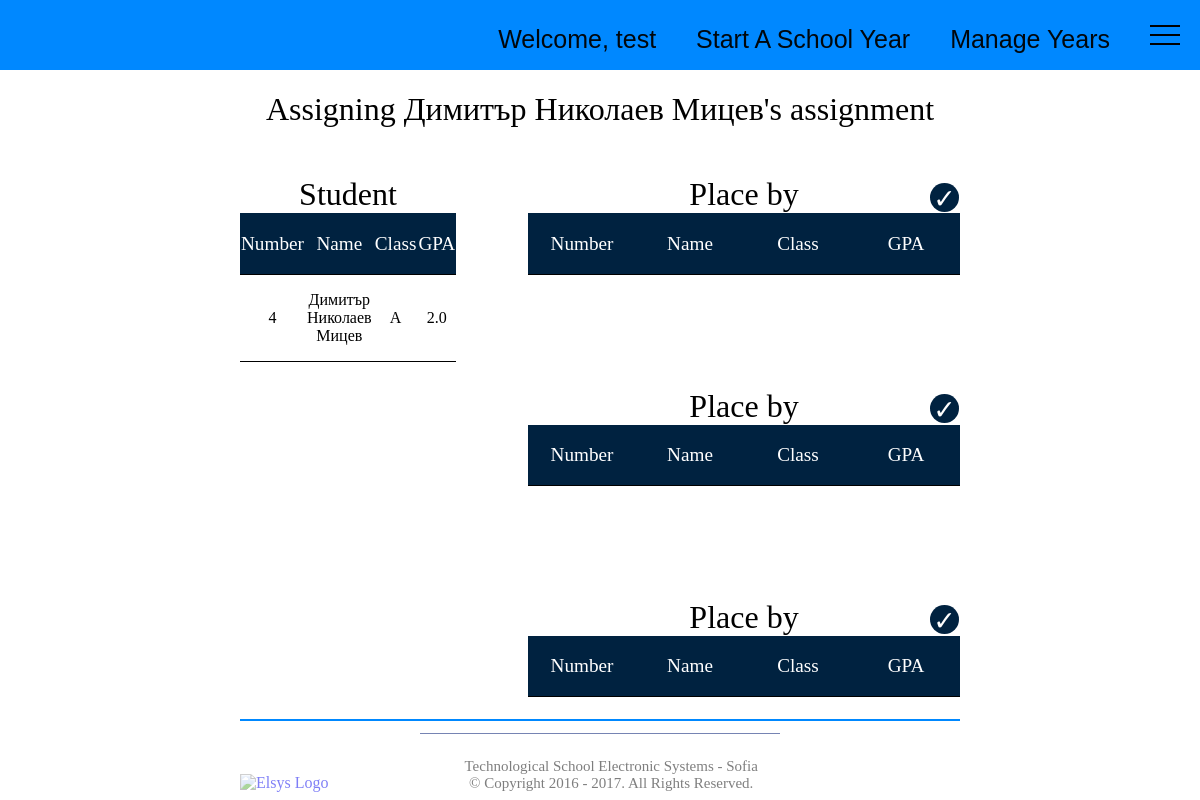
Screenshot of /admin_panel/1039/standard_thesis/ (signed in) with the database file from the repository.
### admin_panel/models.py (models this page shows, shortened)
class BasicModel(models.Model):
    id = models.AutoField(primary_key = True)
    name = models.CharField(max_length = 300, default = "none")
    category = models.CharField(max_length = 60, default = "System Programming")
    class Meta:
        abstract = True

class Student(BasicModel):
    class_char = models.CharField(max_length = 1)
    number = models.IntegerField()
    progress = models.FloatField(default = 0.00)
    handed_document_over = models.BooleanField(default = False)
    handed_assignment_over = models.BooleanField(default = False)
    handed_documentation_over = models.BooleanField(default = False)
    assigned_supervisor = models.ForeignKey(ManagementAndReview, on_delete=models.CASCADE, null=True, related_name = "supervisor")
    current_thesis = models.ForeignKey(Thesis,on_delete=models.CASCADE, null=True)
    assigned_reviewer = models.ForeignKey(ManagementAndReview, on_delete=models.CASCADE, null=True, related_name = "reviewer")
    study_period = models.CharField(max_length = 30,default = str(datetime.datetime.now().year) + "-" + str(datetime.datetime.now().year + 1))
    did_graduate = models.BooleanField(default = False)
    has_prearranged_thesis = models.BooleanField(default = True)
    commission = models.ForeignKey(Commission, on_delete=models.CASCADE, null=True, related_name = "commission")

### admin_panel/views.py (the view, shortened to what this page needs)
def standard_thesis(request, student_id):
    if not request.user.is_authenticated:
        return HttpResponseRedirect('redirection')
    student = get_object_or_404(Student, pk=student_id)
    choices = student.choice_set.all()
    thesis = []
    students = []
    students_output = {}
    context = {'student':student, 'thesis' : thesis, 'students_output' : students_output, 'username':request.user.username}
    request.session['student_id'] = student_id
    return render(request, 'assignment_assign.html', context)

### admin_panel/templates/assignment_assign.html (shortened to what this page needs)
{% extends 'base.html' %}
{% block extra_head %}
  {% load static %}
  <link rel="stylesheet" type="text/css" href="{% static 'other_pages_other/container_css.css' %}">
  <link rel="stylesheet" type="text/css" href="{% static 'other_pages_other/assignment_assign.css' %}">
{% endblock %}
{% block content %}
  {% load static %}
      <h1> Assigning {{ student.name }}'s assignment</h1>
        <div class="tables">
          <table class="simple-table table_one">
            <caption>Student</caption>
            <tr>
              <th>Number</th>
              <th>Name</th>
              <th>Class</th>
              <th>GPA</th>
            </tr>
            <tr class="chosen-one">
              <td>{{ student.number }}</td>
              <td>{{ student.name }}</td>
              <td>{{ student.class_char }}</td>
              <td>{{ student.progress }}</td>
            </tr>
            <table class="simple-table table_two">
              <caption>Place by {{ thesis.0.name }}</caption>
              <thead class="head">
                <tr>
                  <th>Number</th>
                  <th>Name</th>
                  <th>Class</th>
                  <th>GPA
                    <div class="button-assign">
                      <div class="assign"><a href="{% url 'finilize' thesis.0.id %}"><div class="tick"></div></a></div>
                    </div>
                  </th>
                </tr>
              </thead>
              <tbody class="body">
              </tbody>
            </table>
          <table class="simple-table table_three">
            <caption>Place by {{ thesis.1.name }}</caption>
            <thead class="head">
              <tr>
                <th>Number</th>
                <th>Name</th>
                <th>Class</th>
                <th>GPA
                  <div class="button-assign">
                    <div class="assign"><a href="{% url 'finilize' thesis.1.id %}"><div class="tick"></div></a></div>
                  </div>
                </th>
              </tr>
            </thead>
            <tbody class="body">
            </tbody>
          </table>
          <table class="simple-table table_four">
            <caption>Place by {{ thesis.2.name }}</caption>
            <thead class="head">
              <tr>
                <th>Number</th>
                <th>Name</th>
                <th>Class</th>
                <th>GPA
                  <div class="button-assign">
                    <div class="assign"><a href="{% url 'finilize' thesis.2.id %}"><div class="tick"></div></a></div>
                  </div>
                </th>
              </tr>
            </thead>
            <tbody class="body">
            </tbody>
          </table>
        </div>
{% endblock %}

### admin_panel/templates/base.html (shortened to what this page needs)
<html>
  {% load static %}
  <head>
    <link rel="stylesheet" type="text/css" href="{% static 'other_pages_other/footer_nav.css' %}">
    <link href="//cdnjs.cloudflare.com/ajax/libs/jquery-form-validator/2.3.26/theme-default.min.css" rel="stylesheet" type="text/css" />
    {% block extra_head %}{% endblock %}
  </head>
  <body class="none">
    <div class="container">
      <ul class="nav" id="navigation">
        <li id="icon" class="icon" onclick="myFunction(this)">
          <div class="bar1"></div>
          <div class="bar2"></div>
          <div class="bar3"></div>
        </li>
        <li id="finyear"><a href="{% url 'man_years'%}">Manage Years</a></li>
        <li id="newyear"><a href="{% url 'new_year'%}">Start A School Year</a></li>
        <li id="greetings"><a href="{% url 'admin_homepage'%}">Welcome,  {{username}}</a></li>
      </ul>
      <div class="clearing">
      <div class="main-content" id="main">
        {% block content %}
        {% endblock %}
      </div>
      <div class="footer">
        <div class="line1"></div>
        <div class="line2"></div>
        <a href="http://www.elsys-bg.org/">
          <img src="http://www.elsys-bg.org/wp-content/themes/elsys/images/logo.png" alt="Elsys Logo">
        </a>
        <div class="footer-text">
          Technological School Electronic Systems - Sofia <br>
          &#169; Copyright 2016 - {% now "Y" %}. All Rights Reserved.
        </div>
      </div>
    </div>
    </div>
  </body>
</html>

### admin_panel/static/other_pages_other/footer_nav.css (style rules this page uses)
html,body { padding: 0; margin: 0; height: 100%; }
ul.nav { position: fixed; height: 70px; width: 100%; list-style-type: none; margin: 0; padding: 0; overflow: hidden; background-color: #0088ff; transition: top 0.2s ease-in-out; top: 0; z-index: 6; }
ul.nav li { float: right; }
.nav li a { display: inline-block; text-align: center; text-decoration: none; }
.icon { -webkit-transition: background 0.3s; -moz-transition: background 0.3s; -o-transition: background 0.3s; transition: background 0.3s; }
ul.nav li a, .side a { display: inline-block; color: #01070c; text-align: center; padding: 25px 20px; font-size: 25px; text-decoration: none; transition: 0.3s; font-family: 'Josefin Slab', sans-serif; }
.bar1, .bar2, .bar3 { width: 30px; height: 2px; background-color: black; margin: 7px 20px; transition: 0.4s; }
.icon { padding:18px 0; cursor: pointer; }
.container { min-height: 100%; position: relative; }
.clearing { clear:both; }
.main-content { transition: margin-left .5s; text-align: center; }
.footer { left: 0; position: absolute; bottom: 0.5em; width: 100%; }
.line1 { width: 60%; height: 2px; background-color: #0088ff;; margin: auto; margin-top: 5%; }
.line2 { width: 30%; height: 1px; background-color: #1b3280; opacity: 0.6; margin: auto; margin-top: 1%; }
.footer a { cursor: pointer; display: inline-block; margin-left: 20%; opacity: 0.5; }
.footer-text { text-align: center; display: inline-block; opacity: 0.5; margin-top: 2%; margin-left: 17%; font-size: 17px; margin-right: 35%; }
@media screen and (max-width:1355px) { .footer-text { font-size: 15px; margin-right: 25%; margin-left: 11%; } }

### admin_panel/static/other_pages_other/container_css.css (style rules this page uses)
h1 { font-weight: normal; font-family: 'Josefin Slab', serif; }
.main-content { font-family: 'Josefin Slab', serif; }
a { text-decoration: none; }

### admin_panel/static/other_pages_other/assignment_assign.css (style rules this page uses)
caption { font-size: 2em; }
table { text-align: center; }
.table_three caption, .table_four caption { margin-top: 3%; }
.tables { width: 60%; margin: auto; margin-top: 4%; }
.table_one { float: left; width: 30%; }
.table_two,.table_three,.table_four { float: right; width: 60%; }
.simple-table, .simple-table th, .simple-table td { border-collapse: collapse; margin: auto; }
.simple-table th,td { border-bottom: 1px solid black; padding-top: 1em; padding-bottom: 1em; }
.simple-table th { font-weight: normal; font-size: 1.2em; color: #fff; background-color: #002240; }
.simple-table td { background-color: #DCDCDC; cursor: pointer; }
.button-assign { float:right; margin-top: -2.6em; }
.tick::before { content: '\2713'; font-size: 1.4em; color: #fff; font-family: 'Josefin Slab', serif; overflow: hidden; right: 0; }
.assign { right: 0; font-family: 'Josefin Slab', serif; width: 1.5em; height: 1.5em; border-radius: 50%; background-color: #002240; cursor: pointer; }
a { text-decoration: none; }
.head, .body { display: block; }
.body { height: 100px; overflow-y: auto; overflow-x: hidden; }
.head, .body tr { display:table; width:100%; table-layout:fixed; }

### rows the page displays
Student: name "Димитър Николаев Мицев", number "4", class_char "А", progress "2.0"

### other values shown
{{ username }} "test"
